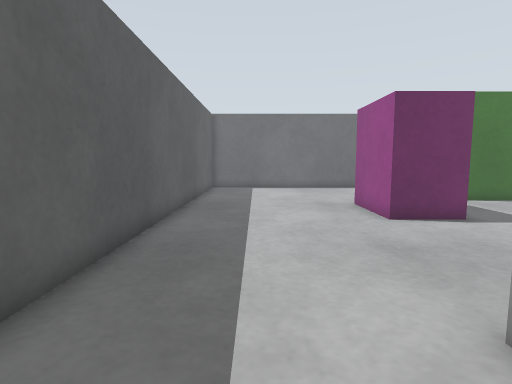
View 1 (above)

19 first-person views from a walk through a Gazebo world. The camera is 0.19 m above the floor, tilts 6° down and sees 80° across. The floor is counted in squares, 0.1 m on a side. Each view is taken from the middle of a square. On the plan, view 1 faces up. The plan holds only what a view shows up to about 17 squares ahead; the rest is blank.

View 2
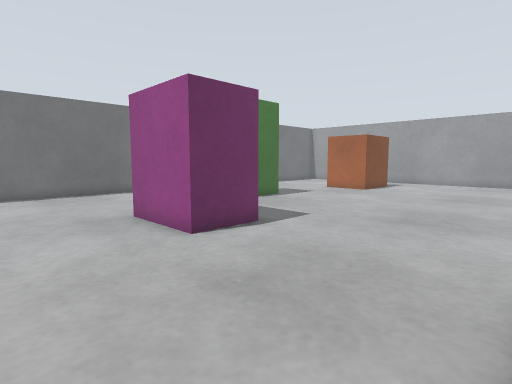

View 3
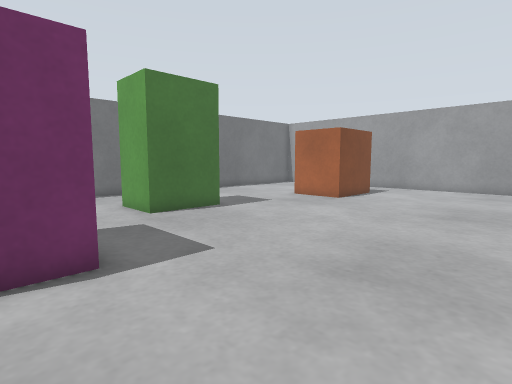

View 4
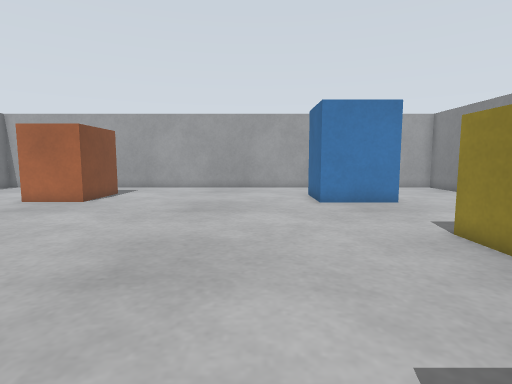

View 5
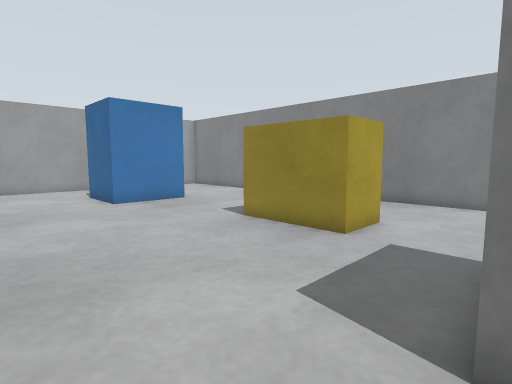

View 6
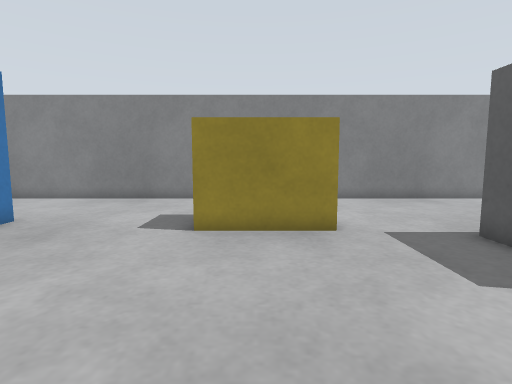

View 7
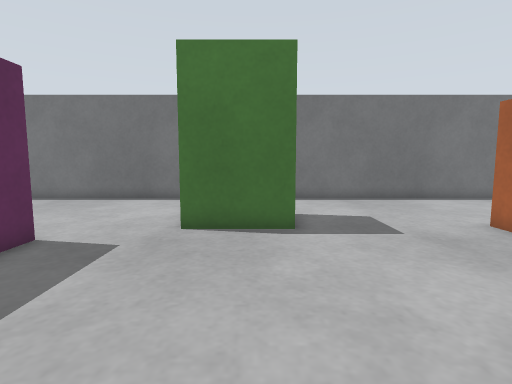

View 8
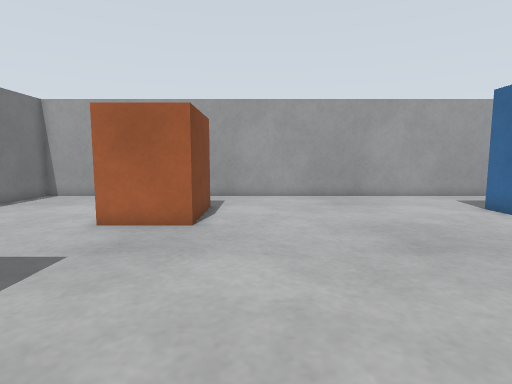

View 9
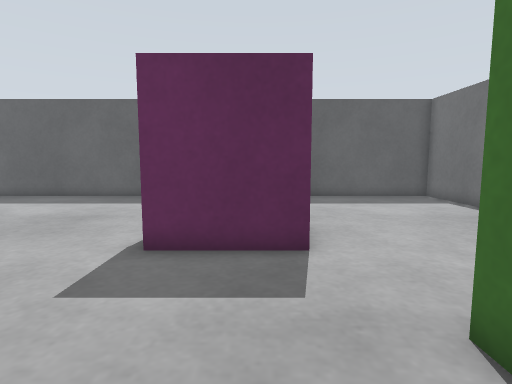

View 10
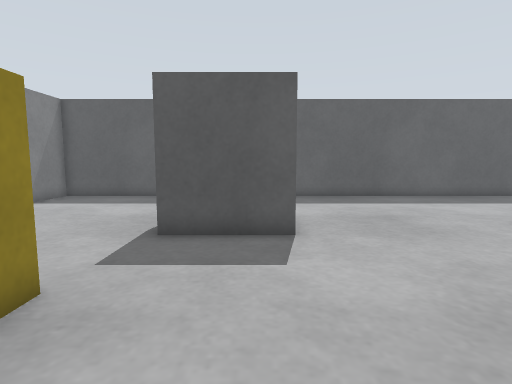

View 11
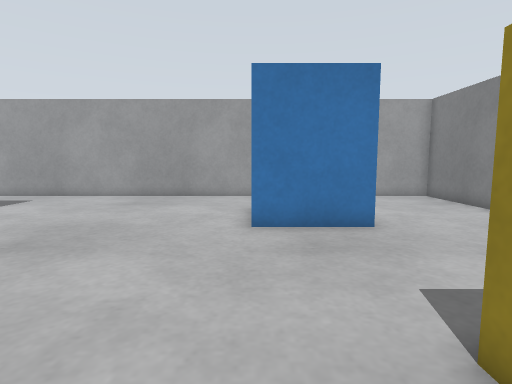

View 12
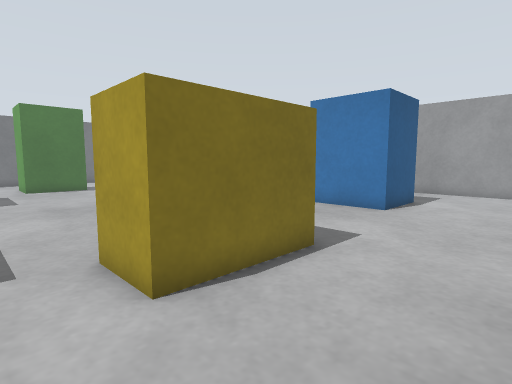

View 13
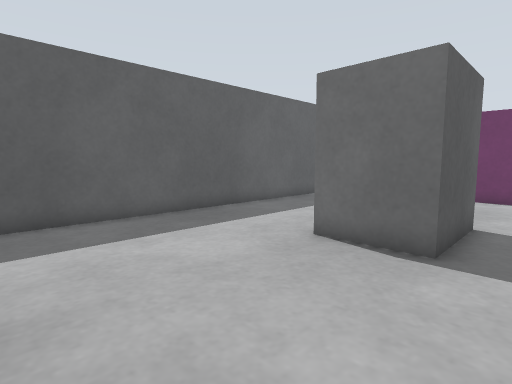

View 14
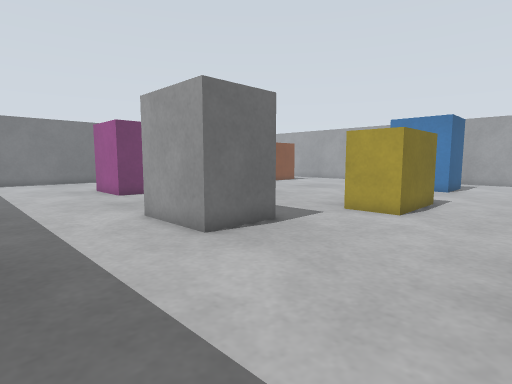

View 15
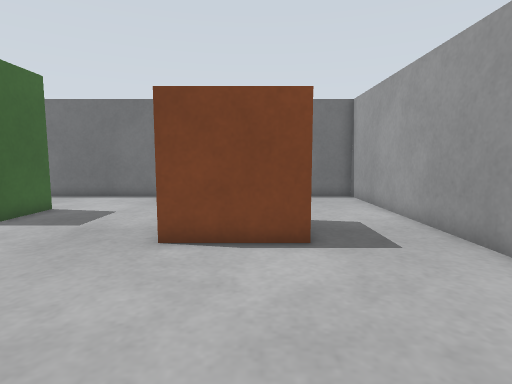

View 16
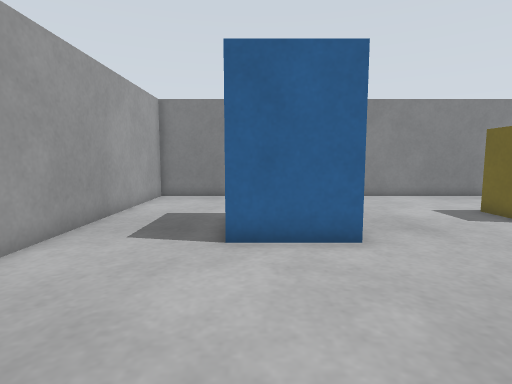

View 17
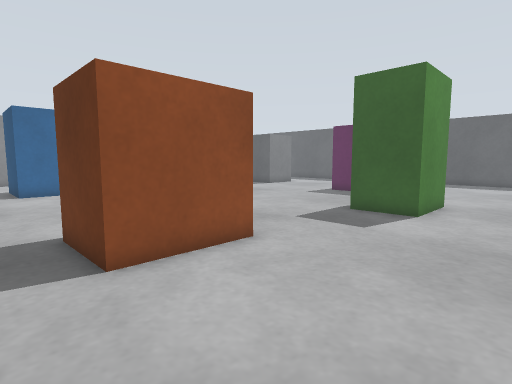

View 18
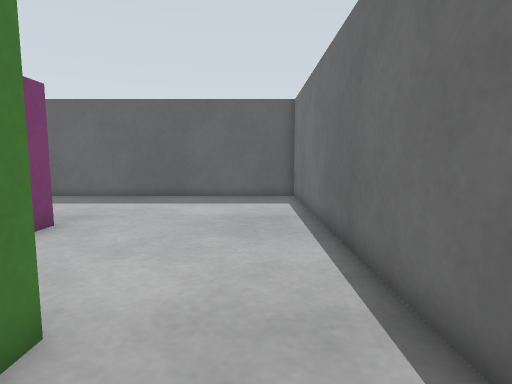

View 19
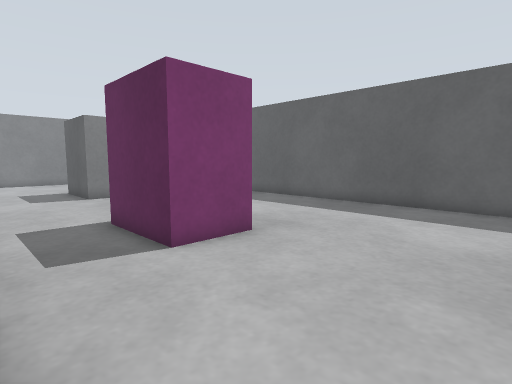

### Floor plan
Key: @ floor where view 1 was taken; # wall or solid block; . floor; B green box; M magenta box; G grey box; R orange box; L blue box; Y yellow box.
Columns run from 3 left of view 1 to 26 right of it. Each row starts with its distance up from view 1.
 21 ##############################
 20 #............................#
 19 #............................#
 18 #............................#
 17 #............BBBB............#
 16 #............B  B............#
 15 #............B  B.....RRRR...#
 14 #............BBBB.....R  R...#
 13 #......MMMM...........R  R...#
 12 #......M  M...........RRRR...#
 11 #......M  M..................#
 10 #......MMMM..................#
  9 #............................#
  8 #............................#
  7 #............................#
  6 #............................#
  5 #............................#
  4 #............................#
  3 #.....GGG....................#
  2 #.....G G....................#
  1 #.....G G.............LLLL...#
  0 #..@..GGG.............L  L...#
 -1 #...........YYYYY.....L  L...#
 -2 #...........Y   Y.....LLLL...#
 -3 #...........YYYYY............#
 -4 #............................#
 -5 #............................#
 -6 #............................#
 -7 #............................#
 -8 ##############################

Where each view was taken, in squares from view 1:
view 1: 0 up, 0 right, facing up
view 2: 3 up, 0 right, facing up-right
view 3: 4 up, 5 right, facing up-right
view 4: 4 up, 5 right, facing right
view 5: 6 up, 5 right, facing down-right
view 6: 7 up, 11 right, facing down
view 7: 6 up, 12 right, facing up
view 8: 10 up, 10 right, facing right
view 9: 12 up, 13 right, facing left
view 10: 2 up, 13 right, facing left
view 11: 1 up, 10 right, facing right
view 12: 7 down, 7 right, facing up-right
view 13: 7 down, 7 right, facing up-left
view 14: 7 down, 2 left, facing up-right
view 15: 5 up, 21 right, facing up
view 16: 8 up, 21 right, facing down
view 17: 20 up, 24 right, facing down-left
view 18: 19 up, 13 right, facing left
view 19: 19 up, 10 right, facing down-left
